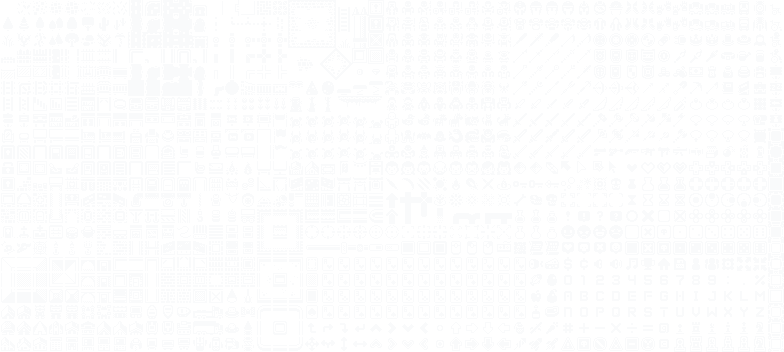
#> input picture scripts/kenney/1bit-monochrome.png, 784 x 352 px
$ python build-card-art.py
#> lines starting #> are read from the running program, lines starting #| are printed output that depends on the picture
"""
Membuat gambar pixel art untuk kartu "Pick your card" dari Kenney 1-Bit Pack (CC0).
Sumber tile: scripts/kenney/1bit-monochrome.png (tile 16x16, tanpa jarak) — https://kenney.nl/assets/1-bit-pack

Jalankan:  pip install pillow && python scripts/kenney/build-card-art.py
Hasil:     public/cards/<kartu>.pixel.png  (64x64 piksel, diperbesar x4 -> 256x256)
File berakhiran ".pixel.png" ditampilkan tajam (image-rendering: pixelated) oleh PickCards.tsx.
"""
from pathlib import Path
from PIL import Image

ROOT = Path(__file__).resolve().parents[2]
SHEET = Image.open(Path(__file__).with_name("1bit-monochrome.png")).convert("RGBA")
#> SHEET is the input picture: PIL image 784x352 RGBA; mean R, G, B, A 75.2, 75.5, 75.8, 77
OUT = ROOT / "public" / "cards"
OUT.mkdir(parents=True, exist_ok=True)

BASE = 64  # ukuran adegan (piksel asli)
UPSCALE = 4

INK = (26, 16, 48, 255)  # latar = warna tinta kartu
NIGHT = (36, 21, 72, 255)
CREAM = (244, 230, 200, 255)
GOLD = (249, 199, 79, 255)
CORAL = (244, 123, 92, 255)
LILAC = (185, 167, 232, 255)
MINT = (127, 209, 174, 255)
PINK = (232, 130, 155, 255)


def tile(col: int, row: int, color, scale: int = 1) -> Image.Image:
    t = SHEET.crop((col * 16, row * 16, col * 16 + 16, row * 16 + 16))
    solid = Image.new("RGBA", t.size, color)
    out = Image.new("RGBA", t.size, (0, 0, 0, 0))
    out.paste(solid, mask=t.split()[3])
    return out.resize((16 * scale, 16 * scale), Image.NEAREST) if scale > 1 else out


def scene(accent) -> Image.Image:
    """Latar: langit malam + bintang kecil + lantai bertitik (warna aksen kartu)."""
    im = Image.new("RGBA", (BASE, BASE), INK)
    px = im.load()
    for x, y in [(6, 7), (17, 4), (29, 9), (44, 5), (55, 11), (10, 18), (58, 21), (3, 27)]:
        px[x, y] = NIGHT if (x + y) % 3 else CREAM[:3] + (110,)
    # lantai: garis + titik dither
    for x in range(BASE):
        px[x, 52] = accent
        if x % 2 == 0:
            px[x, 55] = NIGHT
        if x % 4 == 1:
            px[x, 58] = NIGHT
    return im


def put(im: Image.Image, sprite: Image.Image, x: int, y: int):
    im.alpha_composite(sprite, (x, y))


def save(name: str, im: Image.Image):
    im.convert("RGB").resize((BASE * UPSCALE, BASE * UPSCALE), Image.NEAREST).save(OUT / f"{name}.pixel.png", optimize=True)
    print("✓", OUT / f"{name}.pixel.png")


# 01 Tentang — karakter pemain + hati (HP) & bintang
im = scene(GOLD)
put(im, tile(25, 0, GOLD, 2), 16, 20)        # karakter
#> in tile, `out = Image.new("RGBA", t.size, (0, 0, 0, 0))`: out: PIL image 16x16 RGBA; every value is 0
put(im, tile(39, 10, CORAL), 46, 12)         # hati
put(im, tile(39, 10, CORAL), 4, 30)
put(im, tile(36, 11, CREAM), 2, 6)           # kilau
save("about", im)
#> in save, `im.convert("RGB").resize((BASE * UPSCALE, BASE * UPSCALE), Image.NEARE..`:
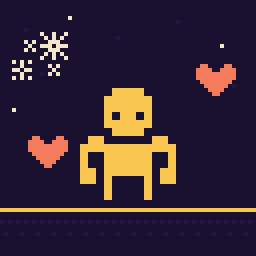
#> saved as about.pixel.png: PIL image 256x256 RGB; mean R, G, B 55.6, 38.9, 54.2

# 02 Keahlian — controller + palu & ramuan (tools)
im = scene(CORAL)
put(im, tile(31, 15, CORAL, 2), 16, 18)      # controller
#> in tile (call 5), `return out.resize((16 * scale, 16 * scale), Image.NEAREST) if scale > ..`:
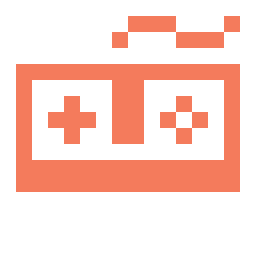
#> returned value: PIL image 32x32 RGBA (shown 8 times larger); mean R, G, B, A 73.4, 37, 27.7, 76.7; transparent parts drawn white
put(im, tile(37, 7, CREAM), 3, 34)           # palu
put(im, tile(41, 11, GOLD), 45, 34)          # ramuan
put(im, tile(36, 11, GOLD), 46, 4)           # kilau
save("skills", im)
#> call 2 of save, with name = 'skills'
#> in save (call 2), `im.convert("RGB").resize((BASE * UPSCALE, BASE * UPSCALE), Image.NEARE..`:
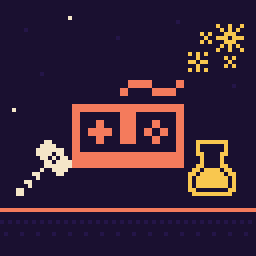
#> saved as skills.pixel.png: PIL image 256x256 RGB; mean R, G, B 56.1, 34.6, 55.4

# 03 Proyek — peti harta + koin & kilau (hasil karya)
im = scene(LILAC)
put(im, tile(8, 6, LILAC, 2), 16, 20)        # peti
#> in tile (call 9), `solid = Image.new("RGBA", t.size, color)`:
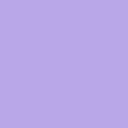
#> solid: PIL image 16x16 RGBA (shown 8 times larger); mean R, G, B, A 185, 167, 232, 255
put(im, tile(15, 11, GOLD), 46, 36)          # koin
put(im, tile(36, 11, GOLD), 4, 8)            # kilau
put(im, tile(27, 11, CREAM), 44, 6)          # bintang
#> in tile (call 12), `out.paste(solid, mask=t.split()[3])`:
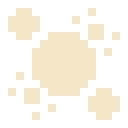
#> out: PIL image 16x16 RGBA (shown 8 times larger); mean R, G, B, A 87.7, 82.7, 71.9, 91.6; transparent parts drawn white
#> in put (call 12), `im.alpha_composite(sprite, (x, y))`:
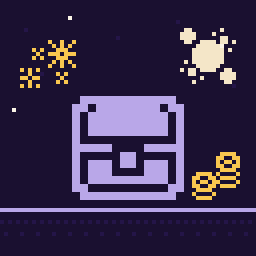
#> im: PIL image 64x64 RGBA (shown 4 times larger); mean R, G, B, A 58.3, 46, 77.4, 254.9; transparent parts drawn white
save("projects", im)
#> call 3 of save, with name = 'projects'
#> in save (call 3), `im.convert("RGB").resize((BASE * UPSCALE, BASE * UPSCALE), Image.NEARE..`:
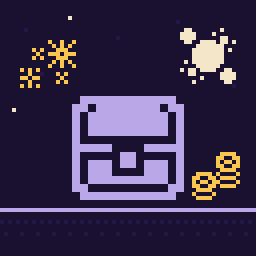
#> saved as projects.pixel.png: PIL image 256x256 RGB; mean R, G, B 58.3, 46, 77.4

# 04 Pengalaman — peta perjalanan + bendera & piala
im = scene(MINT)
put(im, tile(32, 15, MINT, 2), 16, 18)       # peta
put(im, tile(17, 8, CORAL), 4, 36)           # bendera
put(im, tile(40, 16, GOLD), 45, 36)          # piala
put(im, tile(36, 11, CREAM), 46, 4)
save("experience", im)

# 05 Kontak — balon chat berisi hati + wajah senyum
im = scene(PINK)
put(im, tile(35, 15, PINK, 2), 16, 18)       # balon chat
put(im, tile(37, 14, GOLD), 4, 36)           # senyum
put(im, tile(36, 11, CREAM), 46, 6)
put(im, tile(39, 10, CORAL), 46, 36)         # hati
save("contact", im)
